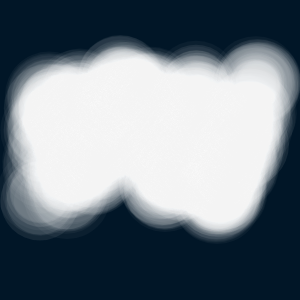
Frame 1 (no input)
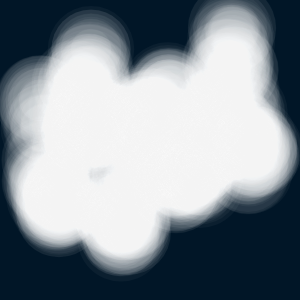
Frame 2 (the mouse pressed at the canvas centre, redrawn once)

The p5.js sketch that drew these frames (run headless with seeded random() and noise() and a simulated clock; the mouse was pressed at the canvas centre and the sketch redrawn once):

// p5.js sketch
// ── sketch.js
var noise_offset = 0;
var n;

function setup() {
  createCanvas(300, 300);
  noStroke();
  noLoop();
}


function draw() {
  background(1, 22, 39);
  for (var i = 40; i < width-40; i+=1) {
    n = noise(noise_offset) * height;
    for (var j = 0; j < height; j+=2) {
      if (int(random(0, 20)) < 1) {
        noise_offset = noise_offset + .01;
        fill(255, 255, 255, 10);
        var radius = random(40, 90);
        ellipse(i, n, radius, radius);
      }
    }
  }
}
